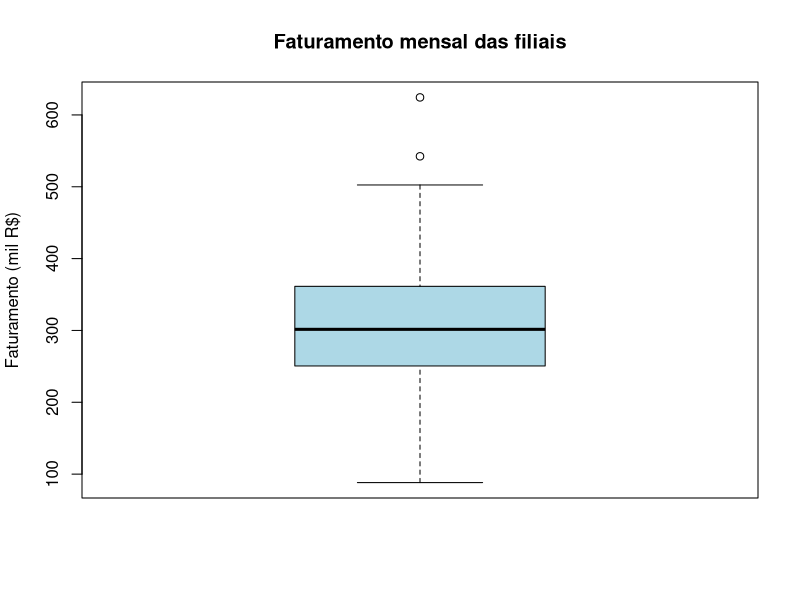
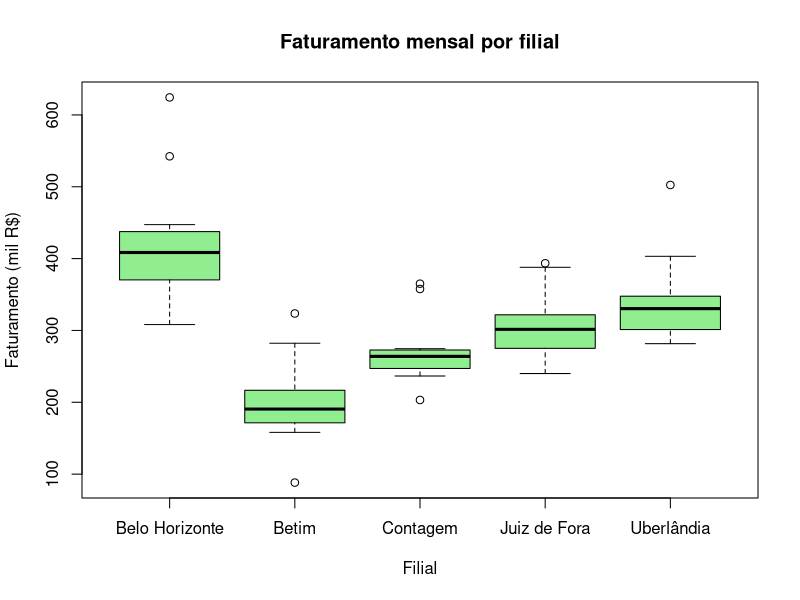
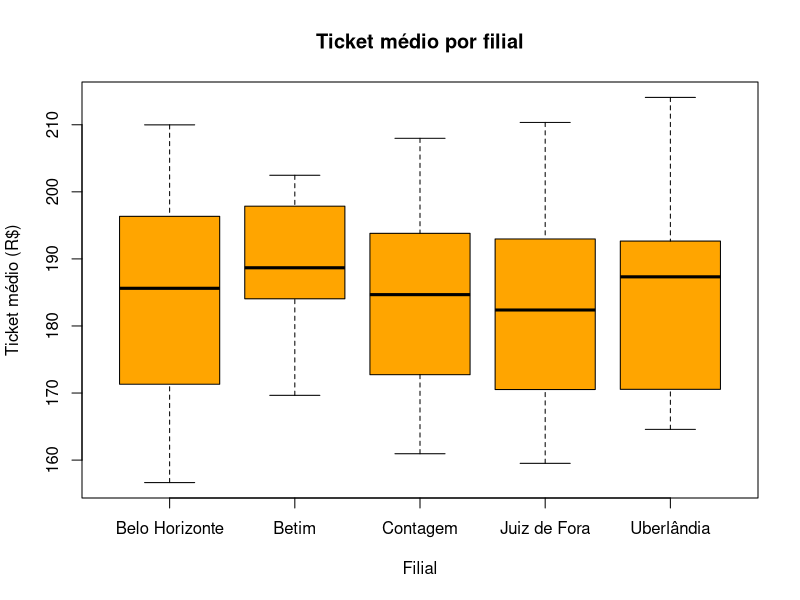
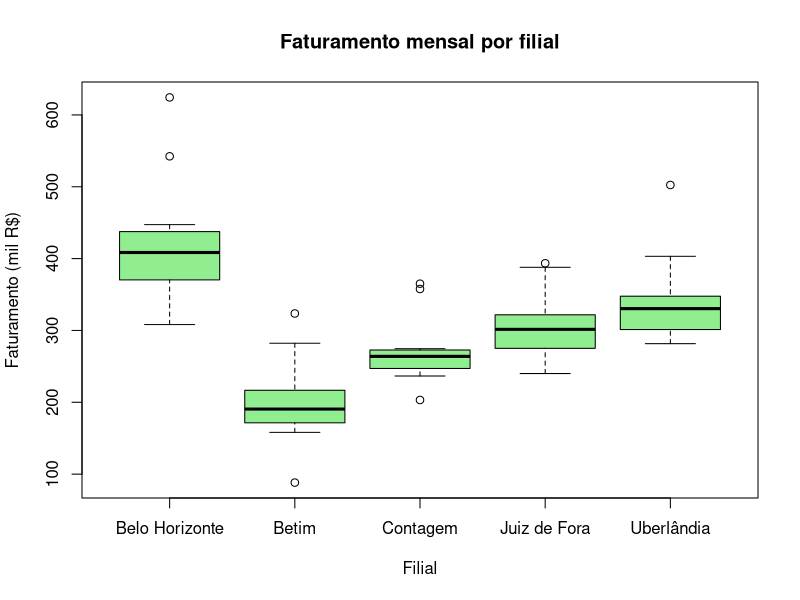

These figures' R source, in order:
#Aula 2 - Gabarito dos exercícios

#Os resultados indicados nos comentários foram obtidos com os dados do
#bloco abaixo, os mesmos do arquivo Exercícios.R.


#DADOS

#Cada vetor abaixo tem 60 elementos, um para cada combinação de filial e
#mês, sempre na mesma ordem: os 12 primeiros valores são de Belo
#Horizonte (Jan a Dez), os 12 seguintes de Contagem, depois Betim, Juiz
#de Fora e Uberlândia.
#A função rep() repete valores: each = 12 repete cada filial 12 vezes
#seguidas, e times = 5 repete a sequência dos meses 5 vezes.
#Selecione todo o bloco e rode de uma só vez com Ctrl + Enter.

filial = rep(c("Belo Horizonte", "Contagem", "Betim",
               "Juiz de Fora", "Uberlândia"),
             each = 12) #Cada filial repetida 12 vezes, uma por mês

mes = rep(c("Jan", "Fev", "Mar", "Abr", "Mai", "Jun",
            "Jul", "Ago", "Set", "Out", "Nov", "Dez"),
          times = 5) #Os 12 meses repetidos 5 vezes, uma por filial

faturamento_mil = c(308.2, 344.8, 374.7, 366, 397.2, 422, 427.9, 375.5,
                    419.8, 447.3, 542.4, 624.4, 239.8, 203.2, 236.6, 254.3,
                    271, 274.6, 265, 262.9, 269.2, 254.6, 365.1, 357.7,
                    158.1, 170.7, 202.4, 186, 195.1, 88.2, 231, 173.7, 172.1,
                    196.8, 282.2, 323.6, 240, 246.8, 297.4, 288.5, 311.2,
                    298.1, 313, 261.7, 330.6, 305, 387.9, 393.5, 281.6,
                    293.6, 326.3, 322, 308.9, 344.7, 334.4, 291.5, 340.6,
                    350.6, 403.2, 502.5)

clientes = c(1894, 1642, 2392, 1937, 2179, 2470, 2264, 2085, 2065, 2604,
             2698, 3258, 1392, 1112, 1359, 1580, 1303, 1347, 1420, 1565,
             1408, 1470, 1900, 1830, 844, 927, 1023, 940, 1027, 481, 1177,
             927, 850, 1160, 1534, 1633, 1358, 1502, 1551, 1622, 1737, 1535,
             1488, 1410, 1684, 1912, 2085, 2397, 1711, 1454, 1687, 1678,
             1730, 2032, 1759, 1700, 1591, 1886, 2136, 3026)

meta_atingida = c("Não", "Não", "Não", "Não", "Não", "Sim", "Sim", "Não",
                  "Não", "Sim", "Sim", "Sim", "Não", "Não", "Não", "Não",
                  "Sim", "Sim", "Sim", "Sim", "Sim", "Não", "Sim", "Sim",
                  "Não", "Não", "Não", "Não", "Não", "Não", "Sim", "Não",
                  "Não", "Não", "Sim", "Sim", "Não", "Não", "Não", "Não",
                  "Sim", "Não", "Sim", "Não", "Sim", "Sim", "Sim", "Sim",
                  "Não", "Não", "Não", "Não", "Não", "Sim", "Não", "Não",
                  "Sim", "Sim", "Sim", "Sim")

reclamacoes = c(12, 13, 10, 10, 17, 16, 14, 15, 12, 26, 16, 22, 10, 6, 9, 14,
                10, 7, 9, 9, 3, 5, 7, 14, 3, 5, 8, 1, 10, 1, 9, 2, 3, 3, 8,
                12, 6, 9, 3, 13, 4, 5, 15, 5, 7, 12, 15, 12, 7, 5, 15, 8, 15,
                13, 14, 12, 7, 15, 10, 17)


#BLOCO 1 - DATA FRAMES

#Exercício 1

nome = c("Alfa Embalagens", "Beta Papéis", "Gama Suprimentos", "Delta Distribuidora")
prazo_entrega = c(7, 12, 5, 9)
preco_unitario = c(3.80, 3.20, 4.10, 3.55)
nota_qualidade = c(8.5, 7.0, 9.2, 8.1)

fornecedores = data.frame(nome, prazo_entrega, preco_unitario, nota_qualidade)
fornecedores
nrow(fornecedores) #4
str(fornecedores)

mean(fornecedores$prazo_entrega) #8,25 dias

fornecedores$custo_lote = fornecedores$preco_unitario * 500
fornecedores #Alfa 1900; Beta 1600; Gama 2050; Delta 1775

#Exercício 2

vendas = data.frame(filial, mes, faturamento_mil, clientes,
                    meta_atingida, reclamacoes)
dim(vendas)   #60 linhas e 6 colunas
names(vendas)
head(vendas)
summary(vendas)

#Exercício 3

sum(vendas$faturamento_mil)  #Faturamento total do ano: 18.457,7 mil reais
mean(vendas$faturamento_mil) #Média por filial e mês: 307,6 mil reais

vendas$ticket_medio = vendas$faturamento_mil * 1000 / vendas$clientes
head(vendas)

#Exercício 4

vendas$filial = factor(vendas$filial)
vendas$mes = factor(vendas$mes,
                    levels = c("Jan", "Fev", "Mar", "Abr", "Mai", "Jun",
                               "Jul", "Ago", "Set", "Out", "Nov", "Dez"))
str(vendas)

vendas_bh = subset(vendas, filial == "Belo Horizonte")
nrow(vendas_bh)                #12 meses
sum(vendas_bh$faturamento_mil) #5.050,2 mil reais

#Desafio: meses de Contagem com mais de 300 mil reais

subset(vendas, filial == "Contagem" & faturamento_mil > 300) #Nov e Dez


#BLOCO 2 - TABELAS

#Exercício 5

table(vendas$meta_atingida)                          #Não 34; Sim 26
round(prop.table(table(vendas$meta_atingida)) * 100, 1) #Não 56,7%; Sim 43,3%

#Exercício 6

tab_meta = table(vendas$filial, vendas$meta_atingida)
addmargins(tab_meta)
round(prop.table(tab_meta, margin = 1) * 100, 1)

#Contagem atingiu a meta em mais meses (7 de 12, 58,3%).
#Betim foi a que menos atingiu (3 de 12, 25,0%).
#Como cada filial tem a sua própria meta, este indicador permite comparar
#filiais de portes diferentes de forma mais justa que o faturamento bruto.

#Exercício 7

fat_filial = aggregate(faturamento_mil ~ filial, data = vendas, FUN = sum)
names(fat_filial) = c("Filial", "Faturamento_anual")
fat_filial$Participacao = round(fat_filial$Faturamento_anual /
                                  sum(fat_filial$Faturamento_anual) * 100, 1)
fat_filial

#Belo Horizonte tem o maior faturamento anual (5.050,2 mil reais, 27,4%)
#e Betim o menor (2.379,9 mil reais, 12,9%).

#Exercício 8

aggregate(reclamacoes ~ filial, data = vendas, FUN = mean)
aggregate(ticket_medio ~ filial, data = vendas, FUN = mean)

#Belo Horizonte tem a maior média de reclamações por mês (15,3), o que é
#esperado por atender mais clientes. Para comparar filiais de tamanhos
#diferentes, o ideal seria calcular reclamações por mil clientes.
#O ticket médio fica entre 182 e 190 reais em todas as filiais.
#Mesmo por mil clientes, Belo Horizonte continua com o maior índice (6,6).

#Desafio: reclamações por mil clientes

vendas$recl_mil_clientes = vendas$reclamacoes / vendas$clientes * 1000
aggregate(recl_mil_clientes ~ filial, data = vendas, FUN = mean)


#BLOCO 3 - BOX PLOTS

#Exercício 9

quantile(vendas$faturamento_mil)
IQR(vendas$faturamento_mil)

boxplot(vendas$faturamento_mil,
        main = "Faturamento mensal das filiais",
        ylab = "Faturamento (mil R$)",
        col = "lightblue")

#Exercício 10

boxplot(faturamento_mil ~ filial, data = vendas,
        main = "Faturamento mensal por filial",
        xlab = "Filial",
        ylab = "Faturamento (mil R$)",
        col = "lightgreen")

aggregate(faturamento_mil ~ filial, data = vendas, FUN = median)
aggregate(faturamento_mil ~ filial, data = vendas, FUN = IQR)

#Maior mediana: Belo Horizonte (408,5 mil reais). Menor: Betim (190,6).
#Maior variação (caixa mais alta): Belo Horizonte, com AIQ de 60,2 mil reais.
#Contagem tem a caixa mais baixa (AIQ de 21,2), ou seja, a receita mais estável.
#Quase todos os pontos isolados acima das caixas são de novembro e dezembro,
#efeito da sazonalidade do comércio (Black Friday e Natal). São valores
#atípicos, mas não são erros. O ponto de Betim abaixo da caixa é diferente:
#é o mês de junho, muito abaixo do padrão da filial.

#Exercício 11

vendas_betim = subset(vendas, filial == "Betim")
boxplot.stats(vendas_betim$faturamento_mil)$out
#Resultado: 88,2 (junho, abaixo) e 323,6 (dezembro, acima)
subset(vendas_betim, faturamento_mil < 150) #Junho, 88,2 mil reais e 481 clientes

#O mês de junho em Betim ficou muito abaixo dos demais. Antes de qualquer
#decisão, o gestor deve investigar a causa (falta de estoque, reforma da
#loja, problema no sistema, erro de lançamento). Não se exclui o dado sem
#entender o que aconteceu.

#Exercício 12

boxplot(ticket_medio ~ filial, data = vendas,
        main = "Ticket médio por filial",
        xlab = "Filial",
        ylab = "Ticket médio (R$)",
        col = "orange")

aggregate(ticket_medio ~ filial, data = vendas, FUN = median)

#As medianas são muito parecidas, entre 182 e 189 reais. Os clientes
#gastam praticamente o mesmo em todas as filiais, e as diferenças de
#faturamento vêm sobretudo do número de clientes atendidos.


#ATIVIDADE INTEGRADORA

#a) Tabela-resumo por filial

resumo = aggregate(faturamento_mil ~ filial, data = vendas, FUN = sum)
names(resumo) = c("Filial", "Faturamento_anual")

media_mensal = aggregate(faturamento_mil ~ filial, data = vendas, FUN = mean)
resumo$Media_mensal = round(media_mensal$faturamento_mil, 1)

vendas$bateu_meta = ifelse(vendas$meta_atingida == "Sim", 1, 0)
meses_meta = aggregate(bateu_meta ~ filial, data = vendas, FUN = sum)
resumo$Meses_com_meta = meses_meta$bateu_meta

resumo

#b) Box plot do faturamento mensal por filial (o mesmo do exercício 10)

boxplot(faturamento_mil ~ filial, data = vendas,
        main = "Faturamento mensal por filial",
        xlab = "Filial",
        ylab = "Faturamento (mil R$)",
        col = "lightgreen")

#c) Padrão de resposta do parecer: ver o arquivo Roteiro da aula.md
